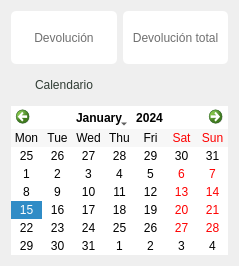
                        <widget class="QFrame" name="frame_13">
                         <property name="mouseTracking">
                          <bool>false</bool>
                         </property>
                         <property name="autoFillBackground">
                          <bool>false</bool>
                         </property>
                         <property name="frameShadow">
                          <enum>QFrame::Raised</enum>
                         </property>
                         <layout class="QGridLayout" name="gridLayout_3">
                          <item row="1" column="0">
                           <widget class="QLabel" name="label_36">
                            <property name="minimumSize">
                             <size>
                              <width>0</width>
                              <height>30</height>
                             </size>
                            </property>
                            <property name="maximumSize">
                             <size>
                              <width>16777215</width>
                              <height>30</height>
                             </size>
                            </property>
                            <property name="styleSheet">
                             <string notr="true">color: rgb(48, 60, 52);
font: bold 10pt &quot;Nunito&quot;;</string>
                            </property>
                            <property name="text">
                             <string>Calendario</string>
                            </property>
                            <property name="alignment">
                             <set>Qt::AlignCenter</set>
                            </property>
                           </widget>
                          </item>
                          <item row="2" column="0" colspan="2">
                           <widget class="QCalendarWidget" name="calendar">
                            <property name="styleSheet">
                             <string notr="true">color: rgb(0, 0, 0);
font: 8pt &quot;Nunito&quot;;
background-color: rgb(255, 255, 255);</string>
                            </property>
                            <property name="minimumDate">
                             <date>
                              <year>2000</year>
                              <month>1</month>
                              <day>1</day>
                             </date>
                            </property>
                            <property name="maximumDate">
                             <date>
                              <year>2100</year>
                              <month>12</month>
                              <day>31</day>
                             </date>
                            </property>
                            <property name="firstDayOfWeek">
                             <enum>Qt::Monday</enum>
                            </property>
                            <property name="gridVisible">
                             <bool>false</bool>
                            </property>
                            <property name="selectionMode">
                             <enum>QCalendarWidget::SingleSelection</enum>
                            </property>
                            <property name="horizontalHeaderFormat">
                             <enum>QCalendarWidget::ShortDayNames</enum>
                            </property>
                            <property name="verticalHeaderFormat">
                             <enum>QCalendarWidget::NoVerticalHeader</enum>
                            </property>
                           </widget>
                          </item>
                          <item row="0" column="1">
                           <widget class="QFrame" name="frame_88">
                            <property name="styleSheet">
                             <string notr="true">border-top-left-radius:5px;
border-top-right-radius:5px;
border-bottom-left-radius:5px;
border-bottom-right-radius:5px;
background-color: rgb(255, 255, 255);</string>
                            </property>
                            <layout class="QGridLayout" name="gridLayout_5">
                             <item row="0" column="0">
                              <widget class="QPushButton" name="bnt_devu_3">
                               <property name="minimumSize">
                                <size>
                                 <width>0</width>
                                 <height>35</height>
                                </size>
                               </property>
                               <property name="maximumSize">
                                <size>
                                 <width>16777215</width>
                                 <height>35</height>
                                </size>
                               </property>
                               <property name="styleSheet">
                                <string notr="true">QPushButton{
border:Opx;
border-top-left-radius:5px;
border-top-right-radius:5px;
border-bottom-left-radius:5px;
border-bottom-right-radius:5px;
color: rgb(111, 111, 111);
font: bold 9pt &quot;Nunito&quot;;
}

QPushButton:hover{
color: rgb(0,0,0);
font: bold 9pt &quot;Nunito&quot;;
border-top-left-radius:5px;
border-top-right-radius:5px;
border-bottom-left-radius:5px;
border-bottom-right-radius:5px;
background-color: #f0f0f0
}

</string>
                               </property>
                               <property name="text">
                                <string>Devolución total</string>
                               </property>
                               <property name="icon">
                                <iconset>
                                 <normaloff>InterfaceImages/return-on-investment.png</normaloff>InterfaceImages/return-on-investment.png</iconset>
                               </property>
                               <property name="iconSize">
                                <size>
                                 <width>25</width>
                                 <height>25</height>
                                </size>
                               </property>
                              </widget>
                             </item>
                            </layout>
                           </widget>
                          </item>
                          <item row="0" column="0">
                           <widget class="QFrame" name="frame">
                            <property name="styleSheet">
                             <string notr="true">border-top-left-radius:5px;
border-top-right-radius:5px;
border-bottom-left-radius:5px;
border-bottom-right-radius:5px;
background-color: rgb(255, 255, 255);</string>
                            </property>
                            <layout class="QGridLayout" name="gridLayout">
                             <item row="0" column="0">
                              <widget class="QPushButton" name="bnt_devu">
                               <property name="minimumSize">
                                <size>
                                 <width>0</width>
                                 <height>35</height>
                                </size>
                               </property>
                               <property name="maximumSize">
                                <size>
                                 <width>16777215</width>
                                 <height>35</height>
                                </size>
                               </property>
                               <property name="styleSheet">
                                <string notr="true">QPushButton{
border:Opx;
border-top-left-radius:5px;
border-top-right-radius:5px;
border-bottom-left-radius:5px;
border-bottom-right-radius:5px;
color: rgb(111, 111, 111);
font: bold 9pt &quot;Nunito&quot;;
}

QPushButton:hover{
color: rgb(0,0,0);
font: bold 9pt &quot;Nunito&quot;;
border-top-left-radius:5px;
border-top-right-radius:5px;
border-bottom-left-radius:5px;
border-bottom-right-radius:5px;
background-color: #f0f0f0
}

</string>
                               </property>
                               <property name="text">
                                <string>Devolución</string>
                               </property>
                               <property name="icon">
                                <iconset>
                                 <normaloff>InterfaceImages/exchange.png</normaloff>InterfaceImages/exchange.png</iconset>
                               </property>
                               <property name="iconSize">
                                <size>
                                 <width>25</width>
                                 <height>25</height>
                                </size>
                               </property>
                              </widget>
                             </item>
                            </layout>
                           </widget>
                          </item>
                         </layout>
                        </widget>
